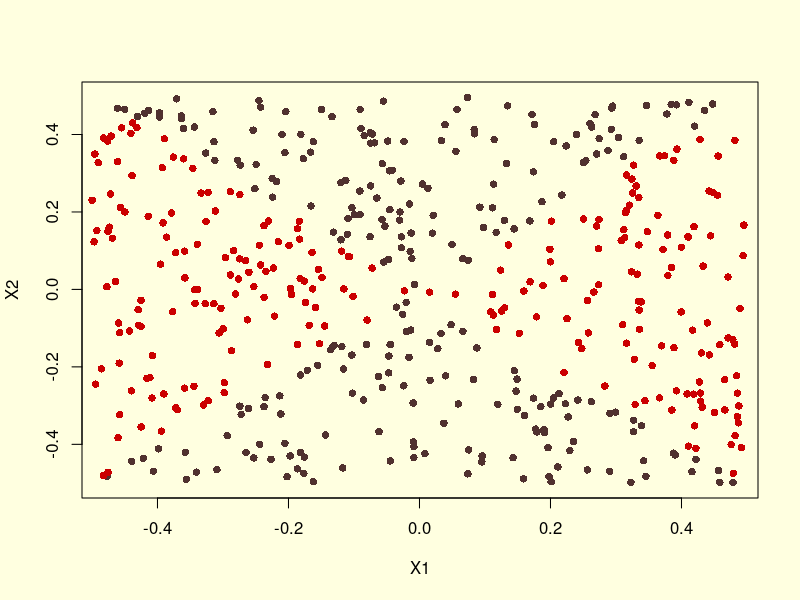
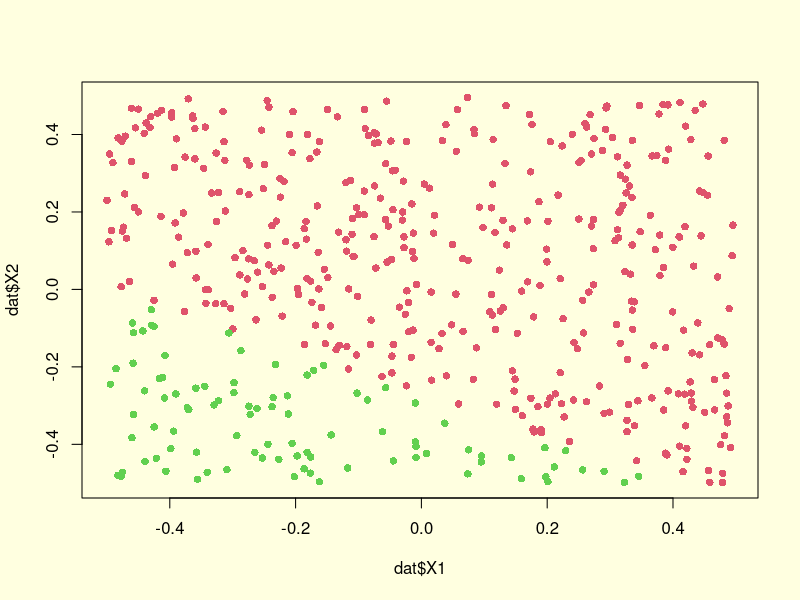
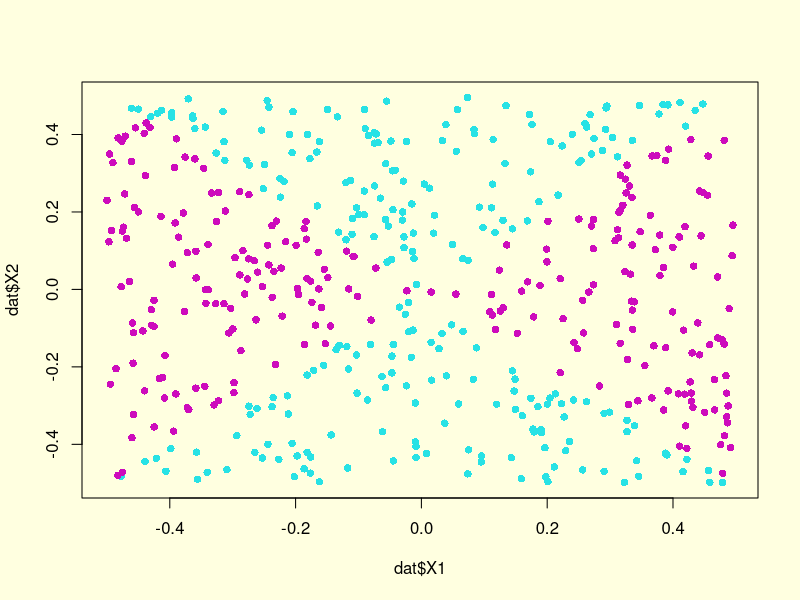
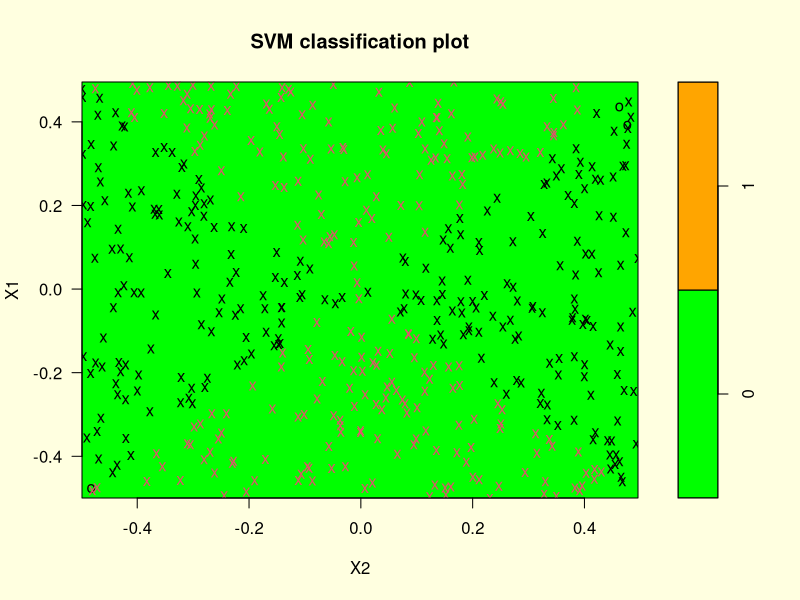
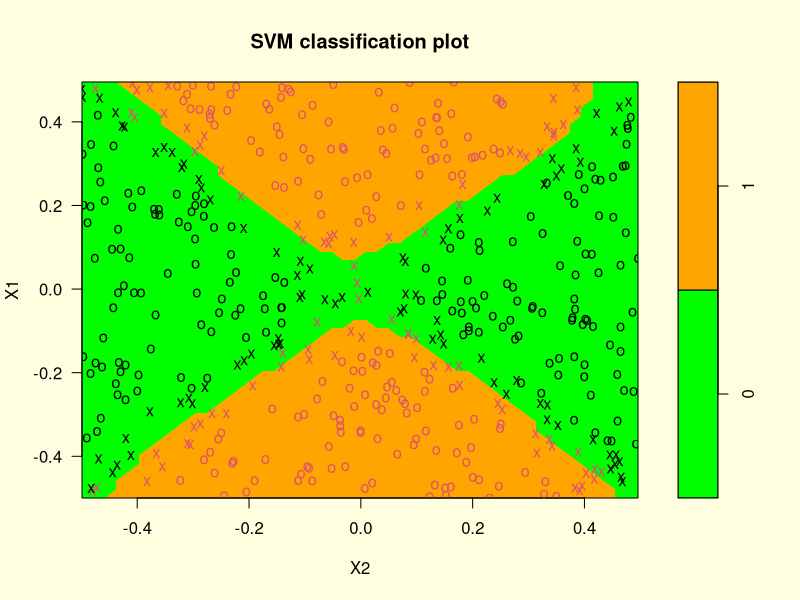

Source code (R) for these figures, in order:
## ---- chunk 1
knitr::opts_chunk$set(echo = TRUE)
## ---- chunk 2

set.seed(5)

X1=runif (500) -0.5
X2=runif (500) -0.5 
Y=1*(X1^2-X2^2 > 0)
Y<-as.factor(Y)

head(Y)

## ---- chunk 3

par(mfrow=c(1,1),bg="lightyellow")

plot(X1[Y==0],X2[Y==0],xlab = "X1",ylab = "X2",col="#50312F",cex=1,pch=16,type="p")
points(X1[Y!=0],X2[Y!=0],col="#CB0000",cex=1,pch=16)



## ---- chunk 4

logi<-glm(Y~X1+X2,family = "binomial")

summary(logi)


## ---- chunk 5


par(mfrow=c(1,1),bg="lightyellow")

dat<-data.frame(X1,X2,Y)

logid<-glm(Y ~ ., data = dat, family = 'binomial')

lpm<-predict(logid,dat$Y,type="response")

lp<-ifelse(lpm>0.50,1,0)

plot(dat$X1, dat$X2, col = lp+ 2,cex=1,pch=16)
   

## ---- chunk 6

logip<-glm(Y~poly(X1,2)+poly(X2,2), data = dat, family = 'binomial')


summary(logip)


## ---- chunk 7

par(mfrow=c(1,1),bg="lightyellow")

lpm1<-predict(logip,dat$Y,type="response")

lp1<-ifelse(lpm1>0.50,1,0)

plot(dat$X1, dat$X2, col = lp1 + 5,cex=1,pch=16)

## ---- chunk 8
require(e1071)
library(e1071)

svm_linear<-svm(Y~.,data = dat, kernel="linear",cost=1)

plot(svm_linear,dat,col=c("green","orange"))

## ---- chunk 9

svm_radial<-svm(Y~.,data = dat,kernel="radial",gamma=1)

plot(svm_radial,dat,col=c("green","orange"))


